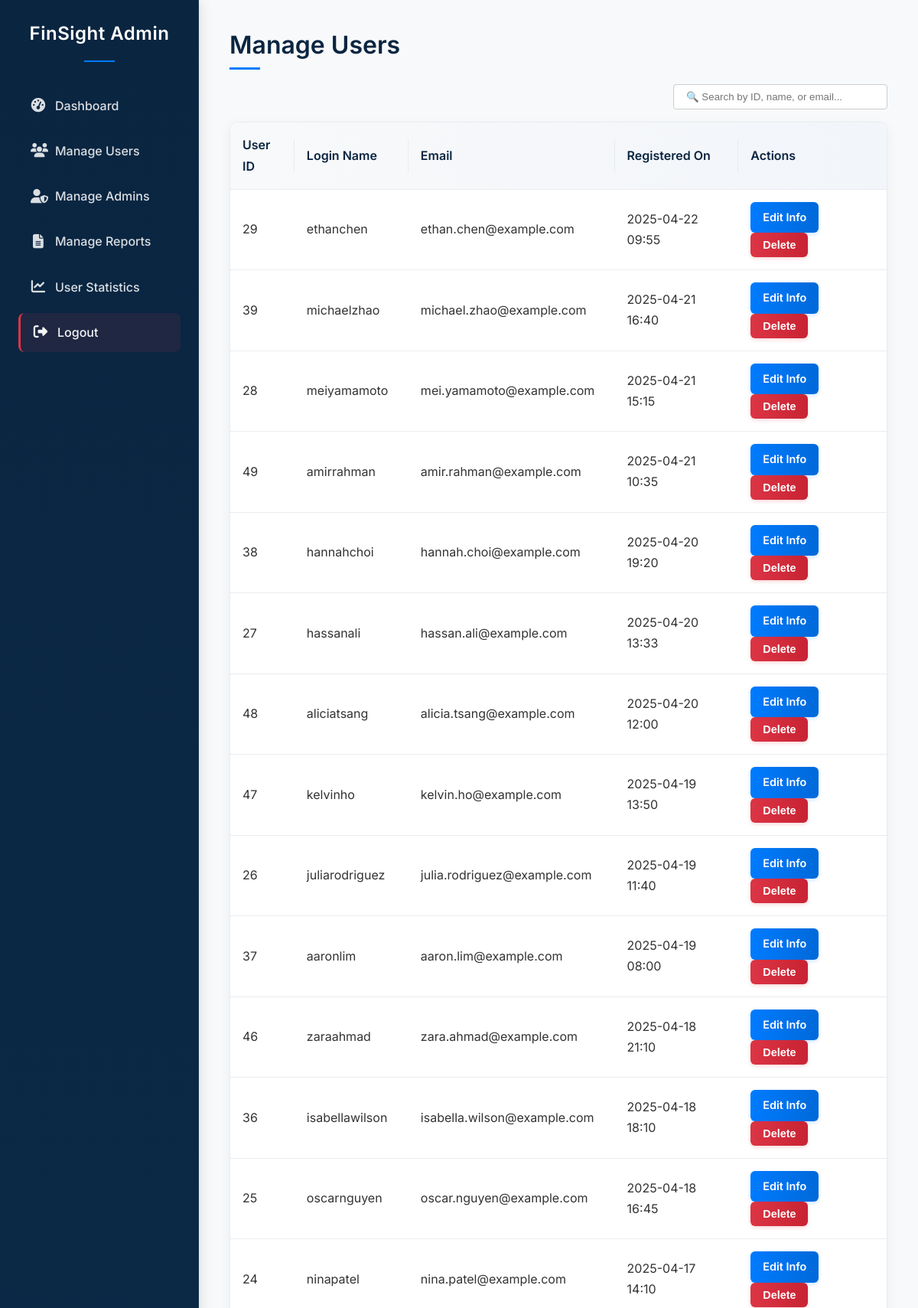
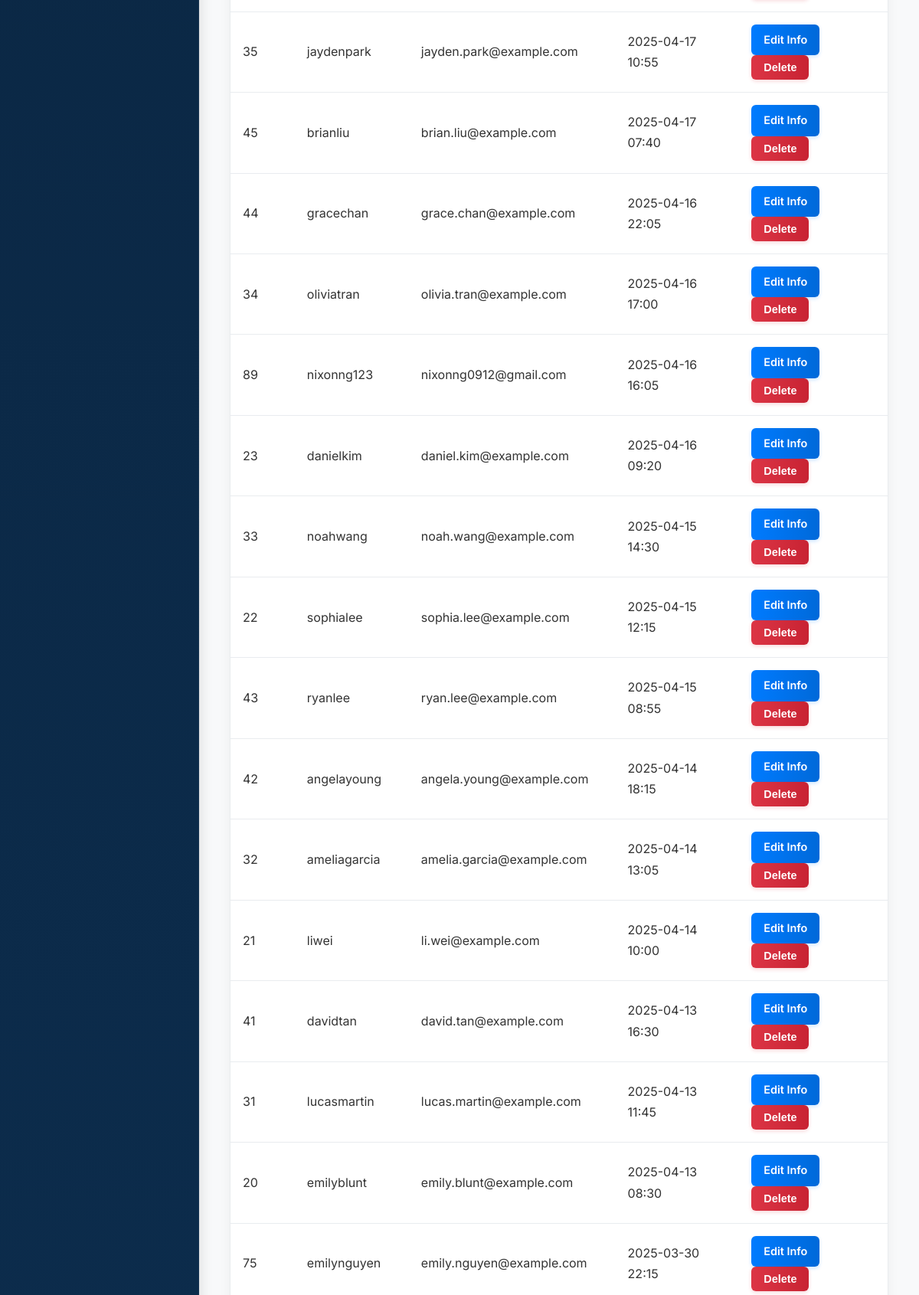
Page /admin_manage_users.php (signed in, upper part) on the committed database (2 pictures, top to bottom).
### tables this page shows
CREATE TABLE `user_file` (
  `User_ID` int(11) NOT NULL,
  `User_Login_Name` varchar(50) NOT NULL,
  `Password` varchar(255) NOT NULL,
  `Real_Name` varchar(50) NOT NULL,
  `Gender` varchar(20) DEFAULT NULL,
  `Email` varchar(200) DEFAULT NULL,
  `Add_Time` datetime NOT NULL
);

### admin_manage_users.php (the view, shortened to what this page needs)
<?php
require_once 'admin_header.php';
require_once 'admin_db_connect.php';
$users = [];
$sql = "SELECT User_ID, User_Login_Name, Email, Add_Time FROM user_file ORDER BY Add_Time DESC";
$result = $conn->query($sql);
if ($result && $result->num_rows > 0) {
    while ($row = $result->fetch_assoc()) {
        $users[] = $row;
    }
} elseif (!$result) {
     $message = "Error fetching users: " . $conn->error;
     $message_type = 'error';
}
?>
<h1>Manage Users</h1>
<div style="display: flex; justify-content: flex-end; margin-bottom: 1rem;">
  <input type="text" id="userSearch" placeholder="🔍 Search by ID, name, or email..." style="padding: 0.5rem 1rem; border-radius: 4px; border: 1px solid #ccc; width: 280px;">
</div>
<table>
    <thead>
        <tr>
            <th>User ID</th>
            <th>Login Name</th>
            <th>Email</th>
            <th>Registered On</th>
            <th>Actions</th>
        </tr>
    </thead>
    <tbody>
        <?php if (!empty($users)): ?>
            <?php foreach ($users as $user): ?>
                <tr>
                    <td><?php echo htmlspecialchars($user['User_ID']); ?></td>
                    <td><?php echo htmlspecialchars($user['User_Login_Name']); ?></td>
                    <td><?php echo htmlspecialchars($user['Email']); ?></td>
                    <td><?php echo date('Y-m-d H:i', strtotime($user['Add_Time'])); ?></td>
                    <td>
                        <a href="admin_edit_user.php?id=<?php echo $user['User_ID']; ?>" class="edit-btn">Edit Info</a>
                        <form action="admin_manage_users.php" method="post" style="display: inline;" onsubmit="return confirm('Are you sure you want to delete user <?php echo htmlspecialchars($user['User_Login_Name']); ?>? This action cannot be undone.');">
                            <button type="submit" name="delete_user" class="delete-btn">Delete</button>
                        </form>
                    </td>
                </tr>
            <?php endforeach; ?>
        <?php else: ?>
            <tr>
                <td colspan="6">No users found.</td>
            </tr>
        <?php endif; ?>
    </tbody>
</table>
<?php require_once 'admin_footer.php'; ?>

### admin_style.css (style rules this page uses)
* { margin: 0; padding: 0; box-sizing: border-box; }
body { font-family: 'Inter', "Segoe UI", Tahoma, Geneva, Verdana, sans-serif; color: #333; background-color: #f8f9fa; display: flex; flex-direction: column; min-height: 100vh; -webkit-font-smoothing: antialiased; -moz-osx-font-smoothing: grayscale; line-height: 1.7; }
.admin-content h1, .admin-content h2 { color: #0A2540; margin-bottom: 1.5rem; font-weight: 600; position: relative; display: inline-block; }
.admin-content h1::after, .admin-content h2::after { content: ''; position: absolute; left: 0; bottom: -5px; width: 40px; height: 3px; background-color: #007bff; }
table { width: 100%; border-collapse: separate; border-spacing: 0; margin-bottom: 1.5rem; background-color: #fff; box-shadow: 0 4px 15px rgba(0, 0, 0, 0.05); border-radius: 10px; overflow: hidden; border: 1px solid #E9ECEF; }
table thead { background: linear-gradient(90deg, #F8F9FA 0%, #f2f5fa 100%); }
table th, table td { padding: 1rem; text-align: left; border-bottom: 1px solid #E9ECEF; }
table th { font-weight: 600; color: #0A2540; position: relative; }
table th::after { content: ''; position: absolute; right: 0; top: 50%; transform: translateY(-50%); height: 50%; width: 1px; background-color: #E9ECEF; }
table th:last-child::after { display: none; }
table tbody tr { transition: all 0.2s ease; }
table td a, table td button { margin-right: 0.5rem; text-decoration: none; padding: 0.5rem 1rem; border-radius: 6px; font-size: 0.9em; font-weight: 600; transition: all 0.3s ease; display: inline-flex; align-items: center; justify-content: center; }
table td a.edit-btn { color: #fff; background: linear-gradient(90deg, #007bff 0%, #0069d9 100%); border: none; box-shadow: 0 2px 5px rgba(0, 123, 255, 0.2); }
table td button.delete-btn { color: #fff; background: linear-gradient(90deg, #dc3545 0%, #c82333 100%); border: none; cursor: pointer; box-shadow: 0 2px 5px rgba(220, 53, 69, 0.2); }

### rows in the picture
user_file: User_ID "29", User_Login_Name "ethanchen", Email "ethan.chen@example.com", Add_Time "2025-04-22 09:55"
user_file: User_ID "39", User_Login_Name "michaelzhao", Email "michael.zhao@example.com", Add_Time "2025-04-21 16:40"
user_file: User_ID "28", User_Login_Name "meiyamamoto", Email "mei.yamamoto@example.com", Add_Time "2025-04-21 15:15"
user_file: User_ID "49", User_Login_Name "amirrahman", Email "amir.rahman@example.com", Add_Time "2025-04-21 10:35"
user_file: User_ID "38", User_Login_Name "hannahchoi", Email "hannah.choi@example.com", Add_Time "2025-04-20 19:20"
user_file: User_ID "27", User_Login_Name "hassanali", Email "hassan.ali@example.com", Add_Time "2025-04-20 13:33"
user_file: User_ID "48", User_Login_Name "aliciatsang", Email "alicia.tsang@example.com", Add_Time "2025-04-20 12:00"
user_file: User_ID "47", User_Login_Name "kelvinho", Email "kelvin.ho@example.com", Add_Time "2025-04-19 13:50"
user_file: User_ID "26", User_Login_Name "juliarodriguez", Email "julia.rodriguez@example.com", Add_Time "2025-04-19 11:40"
user_file: User_ID "37", User_Login_Name "aaronlim", Email "aaron.lim@example.com", Add_Time "2025-04-19 08:00"
user_file: User_ID "46", User_Login_Name "zaraahmad", Email "zara.ahmad@example.com", Add_Time "2025-04-18 21:10"
user_file: User_ID "36", User_Login_Name "isabellawilson", Email "isabella.wilson@example.com", Add_Time "2025-04-18 18:10"
user_file: User_ID "25", User_Login_Name "oscarnguyen", Email "oscar.nguyen@example.com", Add_Time "2025-04-18 16:45"
user_file: User_ID "24", User_Login_Name "ninapatel", Email "nina.patel@example.com", Add_Time "2025-04-17 14:10"
user_file: User_ID "35", User_Login_Name "jaydenpark", Email "jayden.park@example.com", Add_Time "2025-04-17 10:55"
user_file: User_ID "45", User_Login_Name "brianliu", Email "brian.liu@example.com", Add_Time "2025-04-17 07:40"
user_file: User_ID "44", User_Login_Name "gracechan", Email "grace.chan@example.com", Add_Time "2025-04-16 22:05"
user_file: User_ID "34", User_Login_Name "oliviatran", Email "olivia.tran@example.com", Add_Time "2025-04-16 17:00"
user_file: User_ID "89", User_Login_Name "nixonng123", Email "nixonng0912@gmail.com", Add_Time "2025-04-16 16:05"
user_file: User_ID "23", User_Login_Name "danielkim", Email "daniel.kim@example.com", Add_Time "2025-04-16 09:20"
user_file: User_ID "33", User_Login_Name "noahwang", Email "noah.wang@example.com", Add_Time "2025-04-15 14:30"
user_file: User_ID "22", User_Login_Name "sophialee", Email "sophia.lee@example.com", Add_Time "2025-04-15 12:15"
user_file: User_ID "43", User_Login_Name "ryanlee", Email "ryan.lee@example.com", Add_Time "2025-04-15 08:55"
user_file: User_ID "42", User_Login_Name "angelayoung", Email "angela.young@example.com", Add_Time "2025-04-14 18:15"
user_file: User_ID "32", User_Login_Name "ameliagarcia", Email "amelia.garcia@example.com", Add_Time "2025-04-14 13:05"
user_file: User_ID "21", User_Login_Name "liwei", Email "li.wei@example.com", Add_Time "2025-04-14 10:00"
user_file: User_ID "41", User_Login_Name "davidtan", Email "david.tan@example.com", Add_Time "2025-04-13 16:30"
user_file: User_ID "31", User_Login_Name "lucasmartin", Email "lucas.martin@example.com", Add_Time "2025-04-13 11:45"
user_file: User_ID "20", User_Login_Name "emilyblunt", Email "emily.blunt@example.com", Add_Time "2025-04-13 08:30"
user_file: User_ID "75", User_Login_Name "emilynguyen", Email "emily.nguyen@example.com", Add_Time "2025-03-30 22:15"
